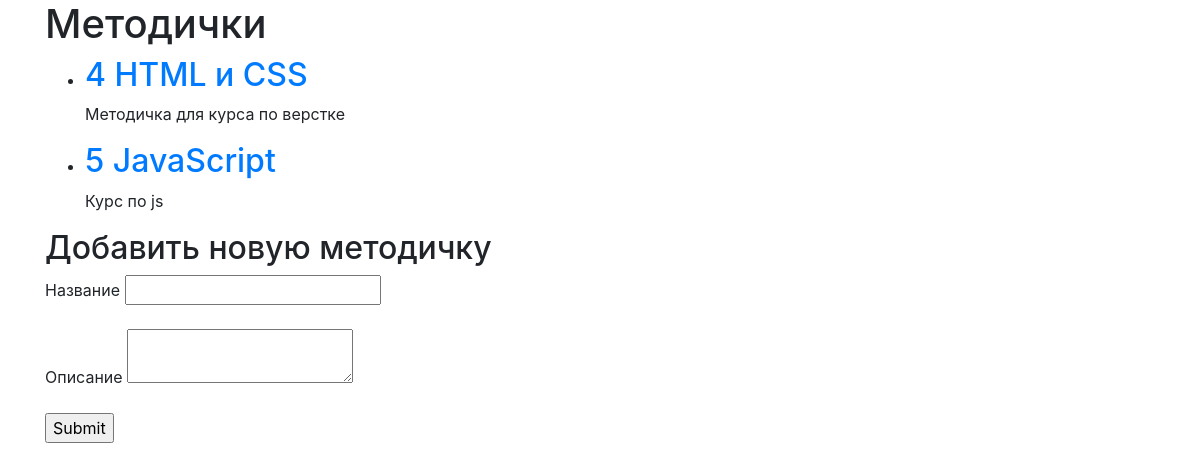
Page /panel/manuals.php on the earlier database version.
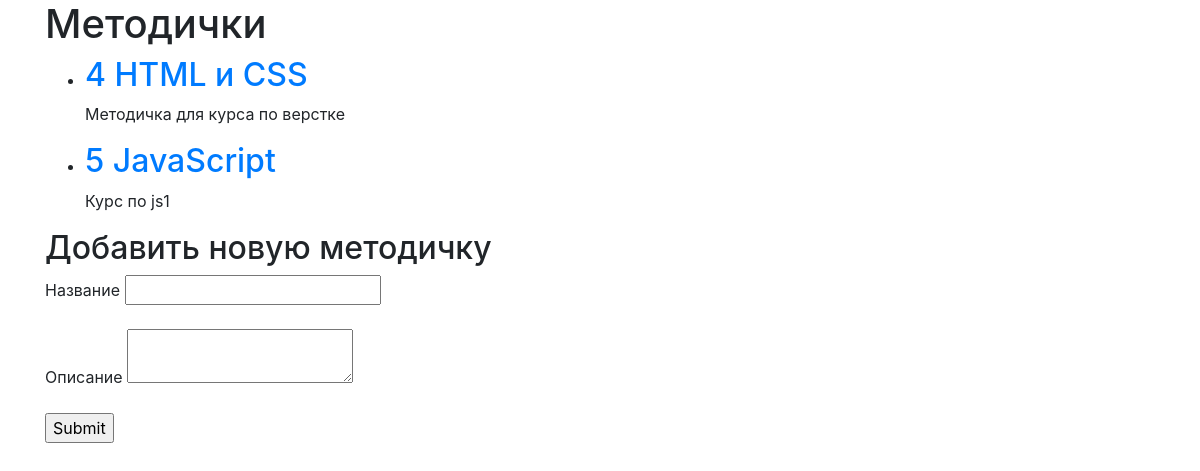
Same page on the later database version.
### tables this page shows
CREATE TABLE `manuals` (
  `manual_id` int(11) NOT NULL,
  `name` varchar(255) NOT NULL,
  `description` text NOT NULL
);

### panel/manuals.php (called while the page is built, shortened)
<?php
include ("../config/db.php");
include ('../parts/head.php');
include ('../parts/manuals.php');
include ('../parts/add_manual.php');
include ('../parts/footer.php');

### parts/manuals.php (the view)
<?php
$query = "SELECT manual_id as id, name, description FROM manuals";
$result = mysqli_query($link, $query);
$manuals = mysqli_fetch_all($result, MYSQLI_ASSOC);
echo '<h1>Методички</h1>';
echo '<ul>';
foreach ($manuals as $manual) {
    echo
    '<li>
        <h2><a href="/panel/manual.php?id='.$manual['id'].'">'.$manual['id'].' '.$manual['name'].'</a></h2>
        <p>'.$manual['description'].'</p>
    </li>';
}
echo '</ul>';
?>

Differences in the rows shown:
changed manuals "JavaScript": description "Курс по js" → "Курс по js1"
